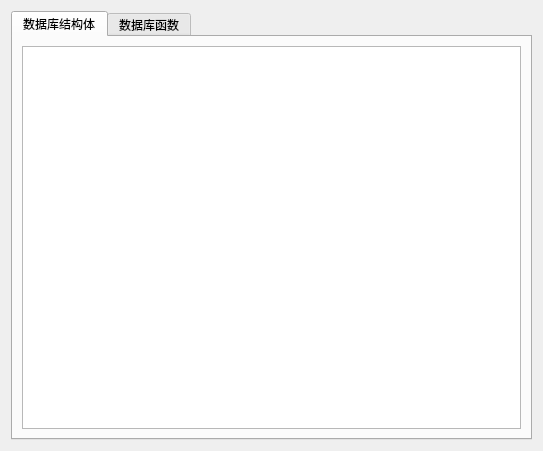
<?xml version="1.0" encoding="UTF-8"?>
<ui version="4.0">
 <class>Dialog</class>
 <widget class="QDialog" name="Dialog">
  <property name="geometry">
   <rect>
    <x>0</x>
    <y>0</y>
    <width>543</width>
    <height>451</height>
   </rect>
  </property>
  <property name="windowTitle">
   <string>模板文件</string>
  </property>
  <layout class="QGridLayout" name="gridLayout">
   <item row="0" column="0">
    <widget class="QTabWidget" name="tabWidget">
     <property name="currentIndex">
      <number>0</number>
     </property>
     <widget class="QWidget" name="tab">
      <attribute name="title">
       <string>数据库结构体</string>
      </attribute>
      <layout class="QGridLayout" name="gridLayout_2">
       <item row="0" column="0">
        <widget class="QTextEdit" name="textEdit"/>
       </item>
      </layout>
     </widget>
     <widget class="QWidget" name="tab_2">
      <attribute name="title">
       <string>数据库函数</string>
      </attribute>
      <layout class="QGridLayout" name="gridLayout_3">
       <item row="0" column="0">
        <widget class="QTextEdit" name="textEdit_2"/>
       </item>
      </layout>
     </widget>
    </widget>
   </item>
  </layout>
 </widget>
 <resources/>
 <connections/>
</ui>
